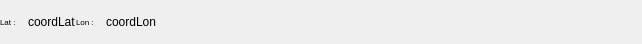
<?xml version="1.0" encoding="UTF-8"?>
<ui version="4.0">
 <class>QsPositionWidgetClass</class>
 <widget class="QsWidget" name="QsPositionWidgetClass">
  <property name="geometry">
   <rect>
    <x>0</x>
    <y>0</y>
    <width>642</width>
    <height>44</height>
   </rect>
  </property>
  <property name="minimumSize">
   <size>
    <width>0</width>
    <height>0</height>
   </size>
  </property>
  <property name="maximumSize">
   <size>
    <width>16777215</width>
    <height>16777215</height>
   </size>
  </property>
  <property name="windowTitle">
   <string>Form</string>
  </property>
  <property name="toolTip">
   <string/>
  </property>
  <property name="whatsThis">
   <string>simple starlinx stylable widget</string>
  </property>
  <property name="ClassCSS">
   <string/>
  </property>
  <layout class="QGridLayout" name="gridLayout">
   <property name="leftMargin">
    <number>0</number>
   </property>
   <property name="topMargin">
    <number>0</number>
   </property>
   <property name="rightMargin">
    <number>0</number>
   </property>
   <property name="bottomMargin">
    <number>0</number>
   </property>
   <property name="spacing">
    <number>0</number>
   </property>
   <item row="0" column="0">
    <widget class="QStackedWidget" name="stackedWidget">
     <property name="currentIndex">
      <number>1</number>
     </property>
     <widget class="QWidget" name="page">
      <layout class="QGridLayout" name="layoutCoordinate" columnstretch="0,0,0,0,1">
       <property name="leftMargin">
        <number>0</number>
       </property>
       <property name="topMargin">
        <number>0</number>
       </property>
       <property name="rightMargin">
        <number>0</number>
       </property>
       <property name="bottomMargin">
        <number>0</number>
       </property>
       <property name="spacing">
        <number>0</number>
       </property>
       <item row="0" column="2">
        <widget class="QsFrame" name="frameLongitude">
         <property name="toolTip">
          <string/>
         </property>
         <property name="whatsThis">
          <string>simple starlinx stylable frame</string>
         </property>
         <layout class="QVBoxLayout" name="verticalLayout_2">
          <property name="spacing">
           <number>2</number>
          </property>
          <property name="leftMargin">
           <number>0</number>
          </property>
          <property name="topMargin">
           <number>0</number>
          </property>
          <property name="rightMargin">
           <number>0</number>
          </property>
          <property name="bottomMargin">
           <number>0</number>
          </property>
          <item>
           <widget class="QsLabel" name="labelLongitude">
            <property name="sizePolicy">
             <sizepolicy hsizetype="Preferred" vsizetype="Fixed">
              <horstretch>0</horstretch>
              <verstretch>0</verstretch>
             </sizepolicy>
            </property>
            <property name="minimumSize">
             <size>
              <width>0</width>
              <height>0</height>
             </size>
            </property>
            <property name="maximumSize">
             <size>
              <width>16777215</width>
              <height>16777215</height>
             </size>
            </property>
            <property name="toolTip">
             <string/>
            </property>
            <property name="whatsThis">
             <string>simple starlinx stylable label</string>
            </property>
            <property name="text">
             <string>Lon</string>
            </property>
            <property name="ClassCSS">
             <string>QsPositionLon</string>
            </property>
           </widget>
          </item>
          <item>
           <widget class="QsCoordinateLine" name="longitude">
            <property name="sizePolicy">
             <sizepolicy hsizetype="Preferred" vsizetype="Fixed">
              <horstretch>0</horstretch>
              <verstretch>0</verstretch>
             </sizepolicy>
            </property>
            <property name="minimumSize">
             <size>
              <width>0</width>
              <height>23</height>
             </size>
            </property>
            <property name="maximumSize">
             <size>
              <width>16777215</width>
              <height>23</height>
             </size>
            </property>
            <property name="font">
             <font>
              <family>Segoe UI</family>
              <pointsize>10</pointsize>
             </font>
            </property>
            <property name="toolTip">
             <string/>
            </property>
            <property name="whatsThis">
             <string>simple starlinx stylable coordinate line edit</string>
            </property>
            <property name="alignment">
             <set>Qt::AlignRight|Qt::AlignTrailing|Qt::AlignVCenter</set>
            </property>
            <property name="ClassCSS">
             <string>QsPositionLon</string>
            </property>
            <property name="unitCoordinateLine">
             <enum>QsCoordinateLine::decimal_Lon</enum>
            </property>
           </widget>
          </item>
         </layout>
        </widget>
       </item>
       <item row="0" column="3">
        <widget class="QsFrame" name="frameWarning">
         <property name="toolTip">
          <string/>
         </property>
         <property name="whatsThis">
          <string>simple starlinx stylable frame</string>
         </property>
         <layout class="QGridLayout" name="gridLayout_3" rowstretch="1,0">
          <property name="leftMargin">
           <number>0</number>
          </property>
          <property name="topMargin">
           <number>0</number>
          </property>
          <property name="rightMargin">
           <number>0</number>
          </property>
          <property name="bottomMargin">
           <number>0</number>
          </property>
          <property name="spacing">
           <number>0</number>
          </property>
          <item row="0" column="0">
           <spacer name="verticalSpacer_2">
            <property name="orientation">
             <enum>Qt::Vertical</enum>
            </property>
            <property name="sizeType">
             <enum>QSizePolicy::Expanding</enum>
            </property>
            <property name="sizeHint" stdset="0">
             <size>
              <width>22</width>
              <height>2</height>
             </size>
            </property>
           </spacer>
          </item>
          <item row="1" column="0">
           <layout class="QVBoxLayout" name="verticalLayout_4">
            <property name="bottomMargin">
             <number>2</number>
            </property>
            <item>
             <widget class="QsPushButton" name="pbWarning">
              <property name="sizePolicy">
               <sizepolicy hsizetype="Fixed" vsizetype="Fixed">
                <horstretch>0</horstretch>
                <verstretch>0</verstretch>
               </sizepolicy>
              </property>
              <property name="minimumSize">
               <size>
                <width>20</width>
                <height>20</height>
               </size>
              </property>
              <property name="maximumSize">
               <size>
                <width>20</width>
                <height>20</height>
               </size>
              </property>
              <property name="sizeIncrement">
               <size>
                <width>0</width>
                <height>0</height>
               </size>
              </property>
              <property name="toolTip">
               <string/>
              </property>
              <property name="whatsThis">
               <string>simple starlinx stylable pushbutton</string>
              </property>
              <property name="ClassCSS">
               <string>QsWarningButton</string>
              </property>
             </widget>
            </item>
           </layout>
          </item>
         </layout>
        </widget>
       </item>
       <item row="0" column="0">
        <widget class="QsFrame" name="frameChangeUnit">
         <property name="toolTip">
          <string/>
         </property>
         <property name="whatsThis">
          <string>simple starlinx stylable frame</string>
         </property>
         <layout class="QGridLayout" name="gridLayout_2" rowstretch="1,0">
          <property name="leftMargin">
           <number>0</number>
          </property>
          <property name="topMargin">
           <number>0</number>
          </property>
          <property name="rightMargin">
           <number>0</number>
          </property>
          <property name="bottomMargin">
           <number>0</number>
          </property>
          <property name="spacing">
           <number>0</number>
          </property>
          <item row="0" column="0">
           <spacer name="verticalSpacer">
            <property name="orientation">
             <enum>Qt::Vertical</enum>
            </property>
            <property name="sizeType">
             <enum>QSizePolicy::Expanding</enum>
            </property>
            <property name="sizeHint" stdset="0">
             <size>
              <width>18</width>
              <height>2</height>
             </size>
            </property>
           </spacer>
          </item>
          <item row="1" column="0">
           <layout class="QVBoxLayout" name="verticalLayout_3">
            <property name="bottomMargin">
             <number>2</number>
            </property>
            <item>
             <widget class="QsPushButton" name="pbChangeUnit">
              <property name="sizePolicy">
               <sizepolicy hsizetype="Fixed" vsizetype="Fixed">
                <horstretch>0</horstretch>
                <verstretch>0</verstretch>
               </sizepolicy>
              </property>
              <property name="minimumSize">
               <size>
                <width>20</width>
                <height>20</height>
               </size>
              </property>
              <property name="maximumSize">
               <size>
                <width>20</width>
                <height>20</height>
               </size>
              </property>
              <property name="toolTip">
               <string/>
              </property>
              <property name="whatsThis">
               <string>simple starlinx stylable pushbutton</string>
              </property>
              <property name="ClassCSS">
               <string>QsChangeUnitButton</string>
              </property>
             </widget>
            </item>
           </layout>
          </item>
         </layout>
        </widget>
       </item>
       <item row="0" column="1">
        <widget class="QsFrame" name="frameLatitude">
         <property name="sizePolicy">
          <sizepolicy hsizetype="Preferred" vsizetype="Preferred">
           <horstretch>0</horstretch>
           <verstretch>0</verstretch>
          </sizepolicy>
         </property>
         <property name="maximumSize">
          <size>
           <width>16777215</width>
           <height>16777215</height>
          </size>
         </property>
         <property name="toolTip">
          <string/>
         </property>
         <property name="whatsThis">
          <string>simple starlinx stylable frame</string>
         </property>
         <layout class="QVBoxLayout" name="verticalLayout">
          <property name="spacing">
           <number>2</number>
          </property>
          <property name="leftMargin">
           <number>0</number>
          </property>
          <property name="topMargin">
           <number>0</number>
          </property>
          <property name="rightMargin">
           <number>0</number>
          </property>
          <property name="bottomMargin">
           <number>0</number>
          </property>
          <item>
           <widget class="QsLabel" name="labelLatitude">
            <property name="sizePolicy">
             <sizepolicy hsizetype="Preferred" vsizetype="Fixed">
              <horstretch>0</horstretch>
              <verstretch>0</verstretch>
             </sizepolicy>
            </property>
            <property name="minimumSize">
             <size>
              <width>0</width>
              <height>0</height>
             </size>
            </property>
            <property name="maximumSize">
             <size>
              <width>16777215</width>
              <height>16777215</height>
             </size>
            </property>
            <property name="toolTip">
             <string/>
            </property>
            <property name="whatsThis">
             <string>simple starlinx stylable label</string>
            </property>
            <property name="text">
             <string>lat</string>
            </property>
            <property name="ClassCSS">
             <string>QsPositionLat</string>
            </property>
           </widget>
          </item>
          <item>
           <widget class="QsCoordinateLine" name="latitude">
            <property name="sizePolicy">
             <sizepolicy hsizetype="Preferred" vsizetype="Fixed">
              <horstretch>0</horstretch>
              <verstretch>0</verstretch>
             </sizepolicy>
            </property>
            <property name="minimumSize">
             <size>
              <width>0</width>
              <height>23</height>
             </size>
            </property>
            <property name="maximumSize">
             <size>
              <width>16777215</width>
              <height>23</height>
             </size>
            </property>
            <property name="font">
             <font>
              <family>Segoe UI</family>
              <pointsize>10</pointsize>
             </font>
            </property>
            <property name="toolTip">
             <string/>
            </property>
            <property name="whatsThis">
             <string>simple starlinx stylable coordinate line edit</string>
            </property>
            <property name="alignment">
             <set>Qt::AlignRight|Qt::AlignTrailing|Qt::AlignVCenter</set>
            </property>
            <property name="ClassCSS">
             <string>QsPositionLat</string>
            </property>
            <property name="unitCoordinateLine">
             <enum>QsCoordinateLine::decimal_Lat</enum>
            </property>
           </widget>
          </item>
         </layout>
        </widget>
       </item>
       <item row="0" column="4">
        <spacer name="horizontalSpacer">
         <property name="orientation">
          <enum>Qt::Horizontal</enum>
         </property>
         <property name="sizeType">
          <enum>QSizePolicy::Preferred</enum>
         </property>
         <property name="sizeHint" stdset="0">
          <size>
           <width>5</width>
           <height>20</height>
          </size>
         </property>
        </spacer>
       </item>
      </layout>
     </widget>
     <widget class="QWidget" name="page_2">
      <layout class="QGridLayout" name="layoutVisu">
       <property name="leftMargin">
        <number>0</number>
       </property>
       <property name="topMargin">
        <number>0</number>
       </property>
       <property name="rightMargin">
        <number>0</number>
       </property>
       <property name="bottomMargin">
        <number>0</number>
       </property>
       <property name="spacing">
        <number>0</number>
       </property>
       <item row="0" column="1">
        <widget class="QsFrame" name="frameLongitudeCoord">
         <property name="toolTip">
          <string/>
         </property>
         <property name="whatsThis">
          <string>simple starlinx stylable frame</string>
         </property>
         <layout class="QGridLayout" name="gridLayout_7">
          <property name="leftMargin">
           <number>0</number>
          </property>
          <property name="topMargin">
           <number>0</number>
          </property>
          <property name="rightMargin">
           <number>0</number>
          </property>
          <property name="bottomMargin">
           <number>0</number>
          </property>
          <property name="horizontalSpacing">
           <number>12</number>
          </property>
          <property name="verticalSpacing">
           <number>0</number>
          </property>
          <item row="1" column="1">
           <widget class="QsLabel" name="longitudeCoord">
            <property name="font">
             <font>
              <family>Segoe UI</family>
             </font>
            </property>
            <property name="toolTip">
             <string/>
            </property>
            <property name="whatsThis">
             <string>simple starlinx stylable label</string>
            </property>
            <property name="text">
             <string>coordLon</string>
            </property>
            <property name="alignment">
             <set>Qt::AlignLeading|Qt::AlignLeft|Qt::AlignVCenter</set>
            </property>
            <property name="ClassCSS">
             <string>QsPositionVisuLon</string>
            </property>
           </widget>
          </item>
          <item row="1" column="0">
           <widget class="QsLabel" name="labelLongitudeCoord">
            <property name="font">
             <font>
              <pointsize>6</pointsize>
             </font>
            </property>
            <property name="toolTip">
             <string/>
            </property>
            <property name="whatsThis">
             <string>simple starlinx stylable label</string>
            </property>
            <property name="text">
             <string>Lon :</string>
            </property>
            <property name="alignment">
             <set>Qt::AlignLeading|Qt::AlignLeft|Qt::AlignVCenter</set>
            </property>
            <property name="ClassCSS">
             <string>QsPositionVisuLonLabel</string>
            </property>
           </widget>
          </item>
         </layout>
        </widget>
       </item>
       <item row="0" column="0">
        <widget class="QsFrame" name="frameLatitudeCoord">
         <property name="toolTip">
          <string/>
         </property>
         <property name="whatsThis">
          <string>simple starlinx stylable frame</string>
         </property>
         <layout class="QGridLayout" name="gridLayout_6">
          <property name="leftMargin">
           <number>0</number>
          </property>
          <property name="topMargin">
           <number>0</number>
          </property>
          <property name="rightMargin">
           <number>0</number>
          </property>
          <property name="bottomMargin">
           <number>0</number>
          </property>
          <property name="horizontalSpacing">
           <number>12</number>
          </property>
          <property name="verticalSpacing">
           <number>0</number>
          </property>
          <item row="1" column="1">
           <widget class="QsLabel" name="latitudeCoord">
            <property name="font">
             <font>
              <family>Segoe UI</family>
             </font>
            </property>
            <property name="toolTip">
             <string/>
            </property>
            <property name="whatsThis">
             <string>simple starlinx stylable label</string>
            </property>
            <property name="text">
             <string>coordLat</string>
            </property>
            <property name="alignment">
             <set>Qt::AlignLeading|Qt::AlignLeft|Qt::AlignVCenter</set>
            </property>
            <property name="ClassCSS">
             <string>QsPositionVisuLat</string>
            </property>
           </widget>
          </item>
          <item row="1" column="0">
           <widget class="QsLabel" name="labelLatitudeCoord">
            <property name="font">
             <font>
              <pointsize>6</pointsize>
             </font>
            </property>
            <property name="toolTip">
             <string/>
            </property>
            <property name="whatsThis">
             <string>simple starlinx stylable label</string>
            </property>
            <property name="text">
             <string>Lat :</string>
            </property>
            <property name="alignment">
             <set>Qt::AlignLeading|Qt::AlignLeft|Qt::AlignVCenter</set>
            </property>
            <property name="ClassCSS">
             <string>QsPositionVisuLatLabel</string>
            </property>
           </widget>
          </item>
         </layout>
        </widget>
       </item>
       <item row="0" column="2">
        <spacer name="horizontalSpacer_2">
         <property name="orientation">
          <enum>Qt::Horizontal</enum>
         </property>
         <property name="sizeType">
          <enum>QSizePolicy::Expanding</enum>
         </property>
         <property name="sizeHint" stdset="0">
          <size>
           <width>40</width>
           <height>20</height>
          </size>
         </property>
        </spacer>
       </item>
      </layout>
     </widget>
    </widget>
   </item>
  </layout>
 </widget>
 <customwidgets>
  <customwidget>
   <class>QsWidget</class>
   <extends>QWidget</extends>
   <header>QsWidget.h</header>
   <container>1</container>
  </customwidget>
  <customwidget>
   <class>QsPushButton</class>
   <extends>QPushButton</extends>
   <header>QsPushButton.h</header>
  </customwidget>
  <customwidget>
   <class>QsLabel</class>
   <extends>QLabel</extends>
   <header>QsLabel.h</header>
  </customwidget>
  <customwidget>
   <class>QsLineEdit</class>
   <extends>QLineEdit</extends>
   <header>QsLineEdit.h</header>
  </customwidget>
  <customwidget>
   <class>QsFrame</class>
   <extends>QFrame</extends>
   <header>QsFrame.h</header>
   <container>1</container>
  </customwidget>
  <customwidget>
   <class>QsCoordinateLine</class>
   <extends>QsLineEdit</extends>
   <header>QsCoordinateLine.h</header>
  </customwidget>
 </customwidgets>
 <resources/>
 <connections/>
</ui>
